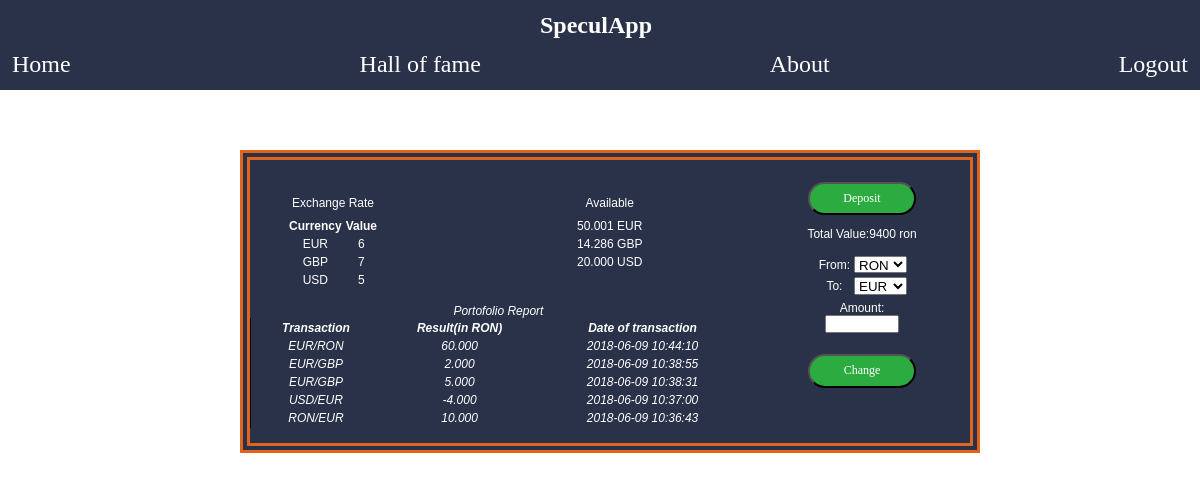
The app's page /page/Client.php (signed in), older data.
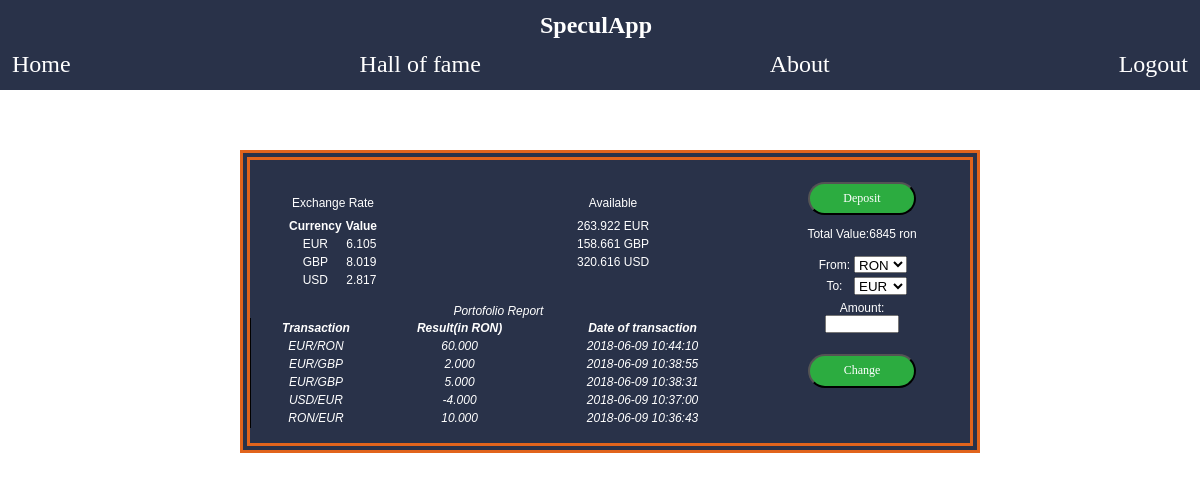
The same page, newer data.
### tables this page shows
CREATE TABLE `currency` (
  `name` varchar(8) NOT NULL,
  `cur_value` double(10,3) NOT NULL,
  `last_value` double(10,3) NOT NULL,
  `min_value` double(10,3) NOT NULL,
  `max_value` double(10,3) NOT NULL,
  `update_time` int(11) NOT NULL,
  `last_update` datetime NOT NULL
);

CREATE TABLE `available` (
  `id` int(11) NOT NULL,
  `username` varchar(32) NOT NULL,
  `currency_name` varchar(8) NOT NULL,
  `amount` decimal(10,3) NOT NULL,
  `updated_at` datetime NOT NULL
);

CREATE TABLE `hof` (
  `username` varchar(32) NOT NULL,
  `user_id` int(11) NOT NULL,
  `credit` int(11) NOT NULL,
  `updated_at` datetime NOT NULL
);

CREATE TABLE `transactions` (
  `id` int(11) NOT NULL,
  `username` varchar(32) NOT NULL,
  `FCUR` varchar(8) NOT NULL,
  `TCUR` varchar(8) NOT NULL,
  `result` double(10,3) NOT NULL,
  `created_at` datetime NOT NULL
);

### script/include.php (called while the page is built, shortened)
<?php
function get_user_data($username){
	require('db.php');
	$sql="SELECT * FROM `hof` where username='$username';";
	$result=mysqli_query($con,$sql) or die (mysqli_error($con));
	if ($result){
		return $result;
	}
	else return 0;
}
function get_user_transactions($username){
	require('db.php');
	$sql="SELECT * FROM `transactions` WHERE username='$username' ORDER BY created_at DESC";
	$result=mysqli_query($con,$sql) or die(mysqli_error($con));
		return $result;
}
function get_currency(){
	require('db.php');
	$sql="SELECT * FROM `currency`;";
	$result=mysqli_query($con,$sql) or die (mysqli_error($con));
	if ($result){
		return $result;
	}
	else return 0;
}
function value_in_table($tablename,$colname,$value){
	require('db.php');
	$sql="SELECT * FROM `$tablename` WHERE $colname='$value';";
	$result=mysqli_query($con,$sql) or die (mysqli_error($con));
	if ($result){
		return $result;
	}
	else return(0);
}
?>

### script/get_transactions.php (the view)
<?php
include_once('include.php');
$username=$_SESSION['username'];
$result=get_user_transactions($username);
if ($result){
	if (mysqli_num_rows($result)>0){
		$number=0;
		while($row=mysqli_fetch_assoc($result) and $number<5){ ?>
		<tr>
			<td><?php echo $row['FCUR'];?>/<?php echo $row['TCUR'];?></td>
			<td><?php echo $row['result'];?></td>
			<td><?php echo $row['created_at'];?></td>
		</tr>
		<?php
		$number=$number+1;
		}
	}
}
?>

### page/Client.php (shortened to what this page needs)
<!DOCTYPE html>
<html lang="en">
<head>
    <link href="../style/Client.css" type="text/css" rel="stylesheet">
</head>
<body>
<h1 class="container">SpeculApp</h1>
<ul class="container">
    <li><a href="Client.php">Home</a> </li>
    <li><a href="statistics.php">Hall of fame</a></li>
    <li><a href="About.php">About</a></li>
    <li><a href="../script/logout.php">Logout</a></li>
</ul>
<div class="game">
<table class="exchangerate" >
    <caption style="padding-bottom: 0.5em">Exchange Rate</caption>
    <tr>
        <th>Currency</th>
        <th>Value</th>
    </tr>
    <?php require("../script/get_rate.php") ?>
</table>
    <table class="budget">
        <caption style="padding-bottom: 0.5em">Available</caption>
        <?php require('../script/get_available_cur.php');?>
    </table>
<div class="change">
    <form action="Deposit.php"><input  class="deposit" type="submit" value="Deposit"></form>
    <p>Total Value:<?php require('../script/get_amt.php');?> ron </p>
    <form action="../script/exchange.php" method="post">
    <table class="tableconvert">
        <tr>
            <td>From: </td>
            <td> <select name="option1" style="height: 1.3em; width: 4em;">
                <option value="RON">RON</option>
                <?php require('../script/get_cur_names.php');?>
            </select></td>
        </tr>
        <tr>
            <td>To: </td>
            <td>  <select name ="option2" style="height: 1.3em; width: 4em;">
                <?php require('../script/get_cur_names.php');?>
            </select></td>
        </tr></table>
        <br> Amount: <br>
        <input name="exchange_amount" required min="0" step="any" style=" height: 0.9em; width: 5em;" type="number"><br>
        <input class="deposit" name="exchange" type="submit" value="Change">
        </form>
</div>
    <table class="portofolio">
        <caption>Portofolio Report</caption>
        <Tr>
            <th>Transaction</th>
            <th>Result(in RON)</th>
            <th>Date of transaction</th>
        </Tr>
        <?php require('../script/get_transactions.php'); ?>
    </table>
</div>
</body>
</html>

### script/get_rate.php (shortened to what this page needs)
<?php
require('db.php');
include_once('include.php');
$result = get_currency();
if (mysqli_num_rows($result)>0){
	while ($row=mysqli_fetch_assoc($result)){ ?>
		<tr>
			<td><?php echo $row['name'];?></td>
			<td><?php echo $row['cur_value'];?>
			</td>
		</tr>
	<?php
	}
}
?>

### script/get_available_cur.php (shortened to what this page needs)
<?php
require('db.php');
include_once('include.php');
$uname=$_SESSION['username'];
$result=value_in_table('available','username',$uname);
if (mysqli_num_rows($result)>0){
	while($row=mysqli_fetch_assoc($result)){
		?>
		<tr><td><?php echo $row['amount'];?> <?php echo $row['currency_name'];?></td></tr>
	<?php
	}
}
?>

### script/get_amt.php (shortened to what this page needs)
<?php
require('db.php');
include_once('include.php');
$username=$_SESSION['username'];
$result=get_user_data($username);
$result=mysqli_fetch_assoc($result);
echo $result['credit'];
?>

### script/get_cur_names.php (shortened to what this page needs)
<?php
require('db.php');
include_once('include.php');
$result = get_currency();
if (mysqli_num_rows($result)>0){
	while ($row=mysqli_fetch_assoc($result)){ ?>
	<option value="<?php echo $row['name'];?>"><?php echo $row['name'];?></option>
	<?php
	}
}
?>

### style/Client.css (style rules this page uses)
body { margin: 0; padding: 0; }
h1 { padding-left: 45%; padding-right: 30%; font-size: xx-large; margin:0; padding-top:1%; padding-bottom: 1%; }
ul { list-style-type: none; margin: 0; padding: 0; overflow: hidden; background-color: #333; align-items: stretch; display:flex; justify-content: space-between; }
li { float: left; padding-left:1%; padding-right: 1%; }
li a { display: block; color: white; text-align: center; text-decoration: none; }
.container { background-color: #293249; font-family: "Arial Black"; color: white; padding-bottom: 1%; font-size: 2vw; }
.game { border: 0.9em double #E1641C; width: 60%; margin-right: 30%; font-size:1vw; font-family: "Arial"; position: absolute; margin-top: 5%; text-align: center; margin-left: 20%; overflow: hidden; background-color: #293249; color:white; }
.exchangerate { width:25%; height:25%; float:left; margin-top: 5%; margin-right:5%; margin-left:5%; display: inline-block; }
.budget { float: left; margin-top: 5%; margin-left: 10%; }
.change { width: 30%; background-color: #293249; color: white; font-family: "Arial"; float: right; margin-top: auto; }
.tableconvert { display:inline-block; margin-left: 1%; }
.deposit { display: block; background-color: #2cac40; color:white; border-radius: 3.5em; padding: 0.6em 0em; font-size: 1vw; font-family: "Arial Black"; -webkit-transition-duration: 0.4s; transition-duration: 0.4s; margin-left: 25%; margin-top: 10%; width:50% ; height:20%; }
.portofolio { margin-top: 2%; text-align: center; float:left; width: 69%; margin-bottom: 2%; overflow: scroll; border-left: 1px solid black; font-style: italic; }

Row changes from the older to the newer data that the page shows:
removed available: amount "50.001", currency_name "EUR"
removed available: amount "14.286", currency_name "GBP"
removed available: amount "20.000", currency_name "USD"
changed currency "EUR": cur_value "6" → "6.105"
changed currency "GBP": cur_value "7" → "8.019"
changed currency "USD": cur_value "5" → "2.817"
added available: amount "263.922", currency_name "EUR"
added available: amount "158.661", currency_name "GBP"
added available: amount "320.616", currency_name "USD"
changed hof: credit "9400" → "6845"
